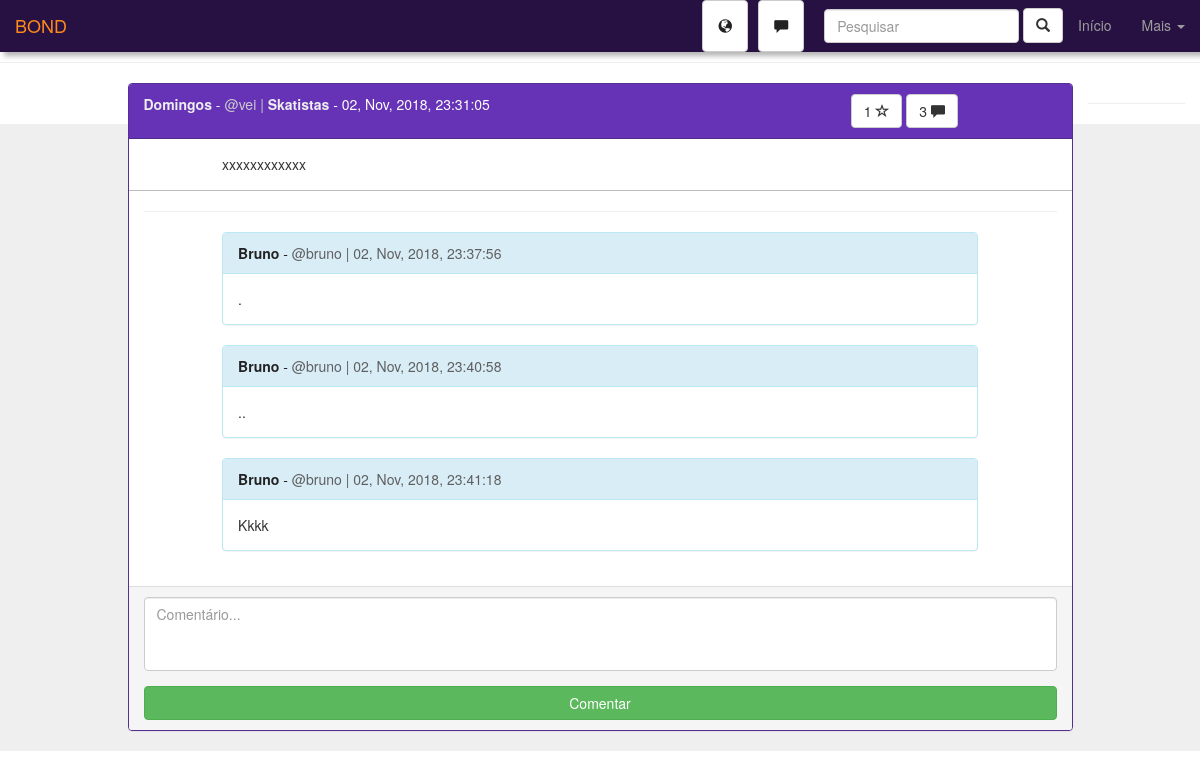
The app's page /see_post.php?p=13 (signed in) with its own data.
### tables this page shows
CREATE TABLE IF NOT EXISTS `posts` (
  `id_post` int(11) NOT NULL AUTO_INCREMENT,
  `user` int(11) NOT NULL,
  `community` int(11) NOT NULL,
  `post_text` text NOT NULL,
  `post_pic` varchar(200) DEFAULT NULL,
  `r_date` datetime DEFAULT CURRENT_TIMESTAMP,
  `likes` int(11) DEFAULT '0',
  PRIMARY KEY (`id_post`)
);

CREATE TABLE IF NOT EXISTS `users` (
  `id_user` int(11) NOT NULL AUTO_INCREMENT,
  `username` varchar(20) NOT NULL,
  `first_name` varchar(60) NOT NULL,
  `last_name` varchar(80) NOT NULL,
  `birthday` date NOT NULL,
  `profile_pic` varchar(200) DEFAULT 'assets/img/default-user-icon.png',
  `passwd` varchar(32) NOT NULL,
  `r_date` datetime NOT NULL DEFAULT CURRENT_TIMESTAMP,
  `gender` enum('M','F','O') DEFAULT NULL,
  `stars` int(11) DEFAULT '0',
  `followers` int(11) DEFAULT '0',
  `following` int(11) DEFAULT '0',
  PRIMARY KEY (`id_user`)
);

CREATE TABLE IF NOT EXISTS `communities` (
  `id_community` int(11) NOT NULL AUTO_INCREMENT,
  `community_name` varchar(100) NOT NULL,
  `r_date` datetime DEFAULT CURRENT_TIMESTAMP,
  `profile_pic` varchar(200) DEFAULT 'assets/img/default-community-icon.png',
  `community_description` varchar(500) DEFAULT NULL,
  `members` int(11) DEFAULT '0',
  PRIMARY KEY (`id_community`)
);

CREATE TABLE IF NOT EXISTS `comments` (
  `id_comment` int(11) NOT NULL AUTO_INCREMENT,
  `user` int(11) NOT NULL,
  `post` int(11) NOT NULL,
  `comment_text` text NOT NULL,
  `r_date` datetime DEFAULT CURRENT_TIMESTAMP,
  PRIMARY KEY (`id_comment`)
);

### see_post.php (the view, shortened to what this page needs)
<?php
$id_user = $_SESSION["id_user"];
$conn = connect();
$sql = "SELECT sender FROM `messages` WHERE receiver = $id_user AND seen = 'n' group by sender";
if($q = mysqli_query($conn, $sql)){
    $messages_qnt = 0;
  }else{
    $messages_qnt = 0;
}
$id_post = $_GET["p"];
$conn = connect();
$sql = "SELECT *, date_format(posts.r_date, '%d, %b, %Y, %T') as data_f FROM posts
JOIN users ON posts.user = users.id_user
JOIN communities ON posts.community = communities.id_community
WHERE id_post = '$id_post'";
if($query = mysqli_query($conn, $sql)){
    $post = mysqli_fetch_assoc($query);
    $id_community = $post["id_community"];
    $community_name = $post["community_name"];
}else{
    header("location:home.php");
}
$conn = connect();
$sql = "SELECT COUNT(*) as qnt FROM notifications WHERE user = $id_user AND seen = 'n'";
if($q = mysqli_query($conn, $sql)){
  $notifications = mysqli_fetch_assoc($q)["qnt"];
}else{
  $notifications = 0;
}
?>
<!DOCTYPE html>
<html lang="PT-BR">
  <head>
    <link href="css/bootstrap.min.css" rel="stylesheet">
    <link rel="stylesheet" href="css/pattern.css">
  </head>
<body>
<nav class="navbar navbar-inverse navbar-fixed-top" id="navbar-menu">
  <div class="container-fluid">
    <div class="navbar-header">
      <a class="navbar-brand" href="#">BOND</a>
    </div>
    <div class="collapse navbar-collapse" id="bs-example-navbar-collapse-1">
      <ul class="nav navbar-nav navbar-right">
      <li>
      <?php
        if($notifications>0){
          echo '<a href="notifications.php" class="btn btn-warning notification-btn" id="dark-text-nav" style="margin:auto 5px">'.$notifications
          .' <span class="glyphicon glyphicon-globe"></span></a>';
        }else{
          echo '<a href="notifications.php" class="btn btn-default notification-btn" id="dark-text-nav" style="margin:auto 5px">
          <span class="glyphicon glyphicon-globe"></span></a>';
        }
        ?></li>
        <li>
        <?php
        if($messages_qnt>0){
          echo '<a href="chat.php" class="btn btn-warning chat-btn" id="dark-text-nav" style="margin:auto 5px">'.$messages_qnt
          .' <span class="glyphicon glyphicon-comment"></span></a>';
        }else{
          echo '<a href="chat.php" class="btn btn-default chat-btn" id="dark-text-nav"
           style="margin:auto 5px"><span class="glyphicon glyphicon-comment"></span></a>';
        }
        ?>
        </li>
        <li>
    <form class="navbar-form navbar-right" onsubmit="return false">
      <div class="form-group">
        <input type="text" id="nav-search-input" class="form-control" placeholder="Pesquisar" value="<?php if(isset($_GET["q"])){echo $_GET["q"];} ?>">
      </div>
      <a id="nav-search-submit" class="btn btn-default hidden-xs"><label class="glyphicon glyphicon-search"></label></a>
    </form>
      </li>
        <li><a href="home.php">Início</a></li>
        <li class="dropdown">
          <a href="#" class="dropdown-toggle" data-toggle="dropdown"
          role="button" aria-haspopup="true" aria-expanded="false">Mais <span class="caret"></span></a>
        </li>
      </ul>
    </div>
  </div>
</nav>
<hr><hr><hr>
<div class="container">
<div class="row">
    <div class="col-lg-10 col-lg-offset-1">
        <div class="panel panel-primary">
            <div class="panel-heading">
                <div class="row">
                    <div class="col-lg-8">
                        <?php
                        if($post["id_user"]==$id_user){
                            echo "<a href='profile.php'".' class="gray-text-link">
                            <strong>'.$post["first_name"].'</strong>
                            - <span class="gray-text">@'.$post["username"].' | '.
                            "<a class='gray-text-link' href='see_community.php?c=$id_community'><strong>$community_name</strong></a>".' - '.$post["data_f"].'</span></a>';
                        }else{
                            echo "<a href='see_profile.php?p=".$post["id_user"]."' class='gray-text-link'>
                            <strong>".$post["first_name"].'</strong>
                            - <span class="gray-text">@'.$post["username"].' | '.
                            "<a class='gray-text-link' href='see_community.php?c=$id_community'><strong>$community_name</strong></a>".' - '.$post["data_f"].'</span></a>';
                        }
                        ?>
                    </div>
                    <div class="col-lg-3 col-lg-offset-1">
                        <?php
                        $conn = connect();
                        $sql = "SELECT count(*) as comments FROM comments WHERE post = $id_post";
                        if($q = mysqli_query($conn, $sql)){
                            $comments_qnt = mysqli_fetch_assoc($q)["comments"];
                        }else{
                            $comments_qnt = '';
                        }
                        $conn = connect();
                        $sql = "SELECT * FROM likes WHERE post = ".$post["id_post"]." AND user = $id_user";
                        if(isset(mysqli_fetch_assoc(mysqli_query($conn, $sql))["post"])){
                            echo "<a href='like_post.php?p=$id_post&m=unlike&l=see_post.php?p=$id_post'
                            title='Gostei' class='btn btn-default' id='like-btn'>".$post["likes"]." <span class='glyphicon glyphicon-star'>
                            </span></a>";
                           }else{
                             echo "<a href='like_post.php?p=$id_post&m=like&l=see_post.php?p=$id_post'
                              title='Não gostei' class='btn btn-default' id='like-btn'>".$post["likes"]." <span class='glyphicon glyphicon-star-empty'>
                              </span></a>";
                           }
                           echo " <a href='see_post.php?p=$id_post#commentInput'
                            title='Comentar' class='btn btn-default' id='like-btn'>$comments_qnt <span class='glyphicon glyphicon-comment'>
                            </span></a>";
                        ?>
                    </div>
                </div>
            </div>
            <div class="panel-body">
                <div class="row border-bottom">
                    <div class="col-lg-10 col-lg-offset-1">
                        <p><?php echo $post["post_text"] ?></p>
                    </div>
                </div>
                <hr>
                <div class="row">
                    <div class="col-lg-10 col-lg-offset-1">
                        <?php
                        $conn = connect();
                        $sql = "SELECT *, date_format(comments.r_date, '%d, %b, %Y, %T') as data_f,
                        UNIX_TIMESTAMP(comments.r_date) as utimestamp FROM comments
                        JOIN users ON user = users.id_user
                        WHERE post = $id_post ORDER BY data_f ASC";
                        if($query = mysqli_query($conn, $sql)){
                            $comments = array();
                            while($comment = mysqli_fetch_assoc($query)){
                                $comments[] = $comment;
                            }
                            usort($comments, "organizer");
                            foreach($comments as $comment){
                                echo "<div class='panel panel-info'>";
                                echo '<div class="panel-heading">';
                                if($comment["user"]==$id_user){
                                    echo "<a href='profile.php'".' class="dark-text-link">
                                    <strong>'.$comment["first_name"].'</strong>
                                    - <span class="dark-text">@'.$comment["username"].' | '.$comment["data_f"].'</span></a>';
                                   }else{
                                       echo "<a href='see_profile.php?p=".$comment["user"]."' class='dark-text-link'>
                                    <strong>".$comment["first_name"].'</strong>
                                    - <span class="dark-text">@'.$comment["username"].' | '.$comment["data_f"].'</span></a>';
                                   }
                                echo '</div>';
                                echo '<div class="panel-body">';
                                echo $comment["comment_text"];
                                echo '</div>';
                                echo '</div>';
                            }
                        }
                        ?>
                    </div>
                </div>
            </div>
            <div class="panel-footer">
                <form method="post">
                  <div class="form-group">
                    <textarea class="form-control" id="commentInput" name="input_txt" rows='3' placeholder="Comentário..."
                    maxLength="550" style="resize:none"></textarea>
                  </div>
                  <button type="submit" class="btn btn-success btn-block">Comentar</button>
                </form>
            </div>
        </div>
    </div>
    <hr>
</div>
</body>
</html>

### css/pattern.css (style rules this page uses)
.gray-text { color: #ccc; }
.gray-text-link { color: #eee; }
.dark-text { color: #5f5f5f; }
.dark-text-link { color: #222; }
.border-bottom { padding-bottom: 6px; border-bottom: solid 1px #bbb; }
#navbar-menu, #navbar-menu2 { border-bottom: none; box-shadow: 4px 4px 5px rgba(10,10,10,0.3); color: #bbb; }
#dark-text-nav { color: #222; }

### records on screen
posts: users.first_name "Domingos", users.username "vei", communities.community_name "Skatistas", likes "1", post_text "xxxxxxxxxxxx"
comments: users.first_name "Bruno", users.username "bruno", data_f "02, Nov, 2018, 23:37:56", comment_text "."
comments: users.first_name "Bruno", users.username "bruno", data_f "02, Nov, 2018, 23:40:58", comment_text ".."
comments: users.first_name "Bruno", users.username "bruno", data_f "02, Nov, 2018, 23:41:18", comment_text "Kkkk"

### other values on screen
$post["data_f"] "02, Nov, 2018, 23:31:05"
$comments_qnt "3"
